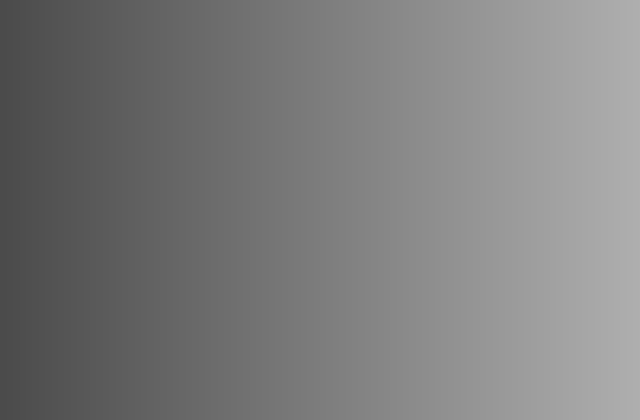
#> input picture sanya/05_Histogram_Equalization/input.jpg, 640 x 420 px
$ python program.py
#> lines starting #> are read from the running program, lines starting #| are printed output that depends on the picture
# Computer Vision Unit II
# 05_Histogram_Equalization
# Task: Perform histogram equalization and compare histograms.
#
# Develop and run your own implementation here using Python + OpenCV.
# Use relative paths so the program runs from this folder.
#
# Required input: input.jpg
# Required output filename(s): see the assignment PDF.


import cv2
import numpy as np
import matplotlib.pyplot as plt

# Read grayscale image
image = cv2.imread("input.jpg", 0)
#> image is the input picture: shape (420, 640); min 75, max 175, mean 124.5

# Check image
if image is None:
    print("Error: Image not found!")
    exit()

# Histogram equalization
equalized = cv2.equalizeHist(image)
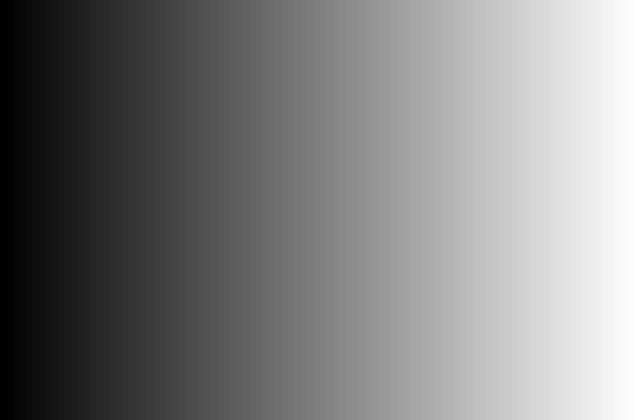
#> equalized: shape (420, 640); min 0, max 255, mean 127.4

# Save equalized image
cv2.imwrite("output.png", equalized)

# Create comparison plot
plt.figure()

plt.subplot(1, 2, 1)
plt.hist(image.ravel(), 256, [0, 256])
plt.title("Before Equalization")

plt.subplot(1, 2, 2)
plt.hist(equalized.ravel(), 256, [0, 256])
plt.title("After Equalization")

plt.savefig("histogram_comparison.png")
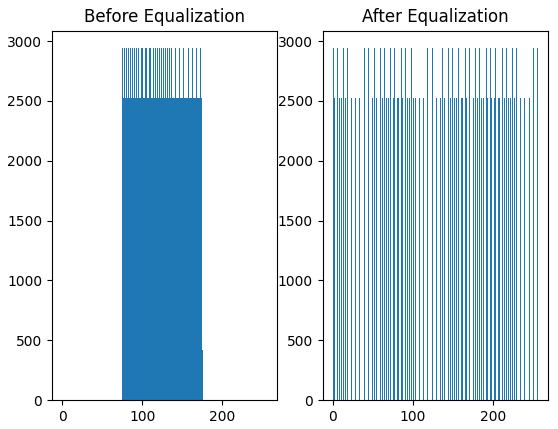
#> figure drawn by matplotlib, 2 panels
plt.close()

print("Equalized image saved as output.png")
print("Comparison saved as histogram_comparison.png")

$ run again, with sanya/02_Brightness/input.jpg copied over sanya/05_Histogram_Equalization/input.jpg
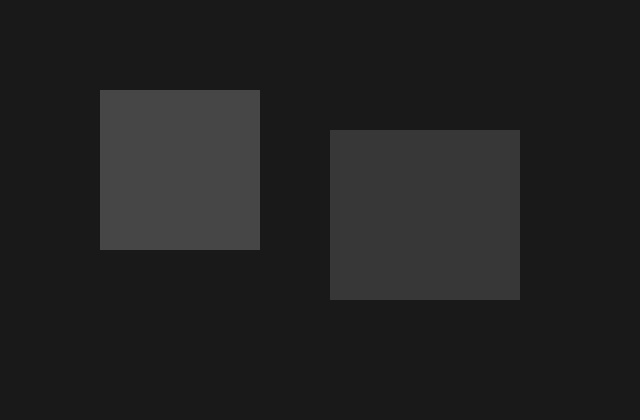
#> input picture sanya/02_Brightness/input.jpg, 640 x 420 px
#> image is the input picture: shape (420, 640); min 21, max 72, mean 32.9
#> `equalized = cv2.equalizeHist(image)`:
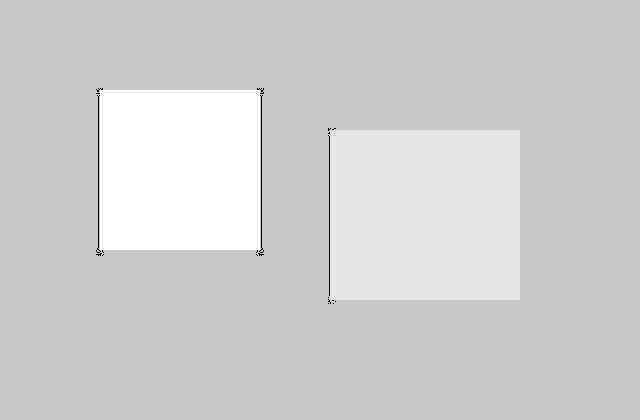
#> equalized: shape (420, 640); min 0, max 255, mean 208.4
#> `plt.savefig("histogram_comparison.png")`:
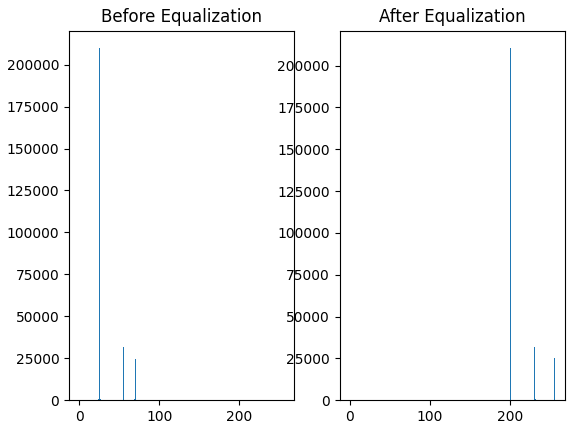
#> figure drawn by matplotlib, 2 panels; panel 1: tallest bar 209776 high, from x = 25 to 26; panel 2: tallest bar 210348 high, from x = 200 to 201
